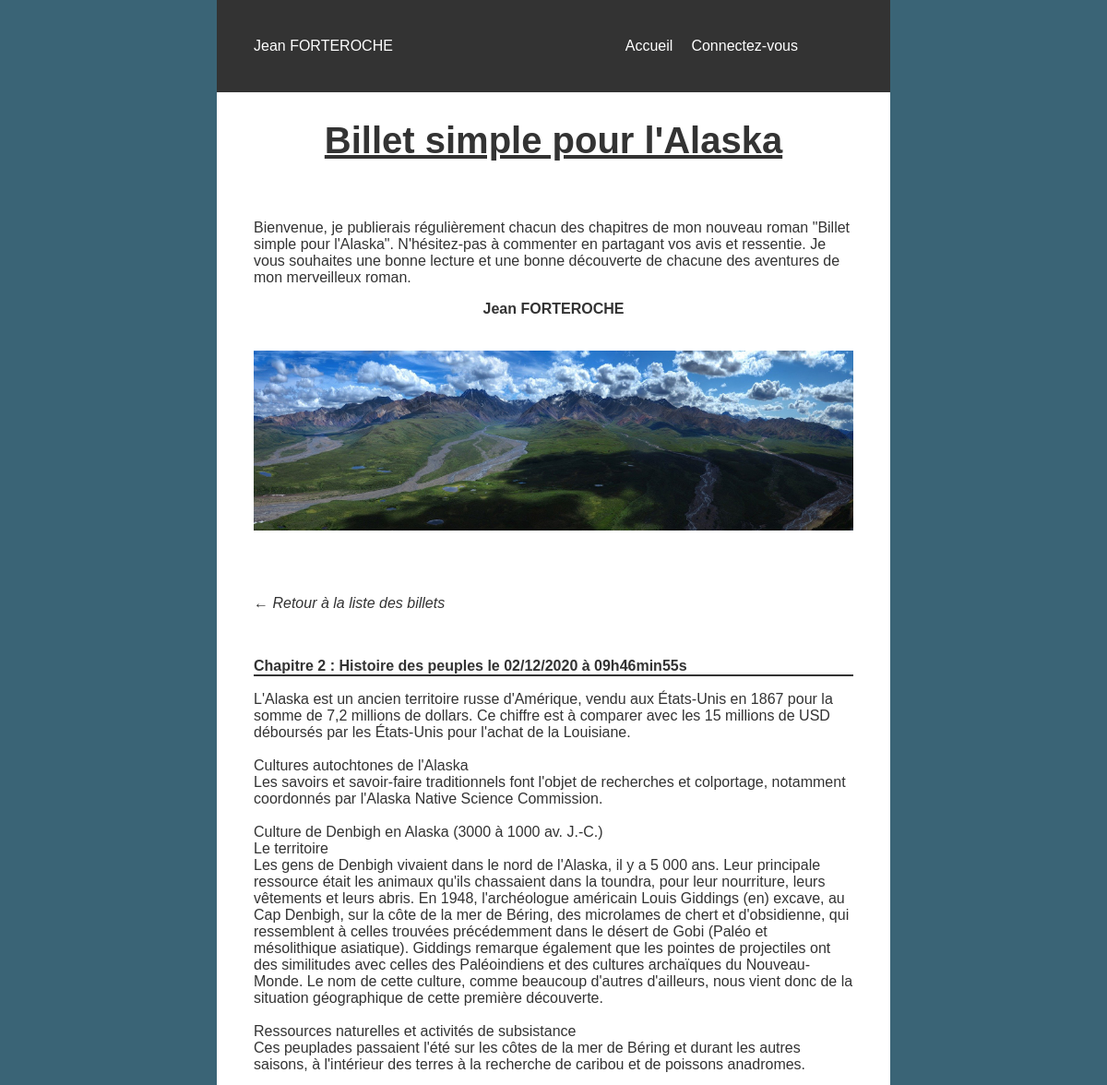
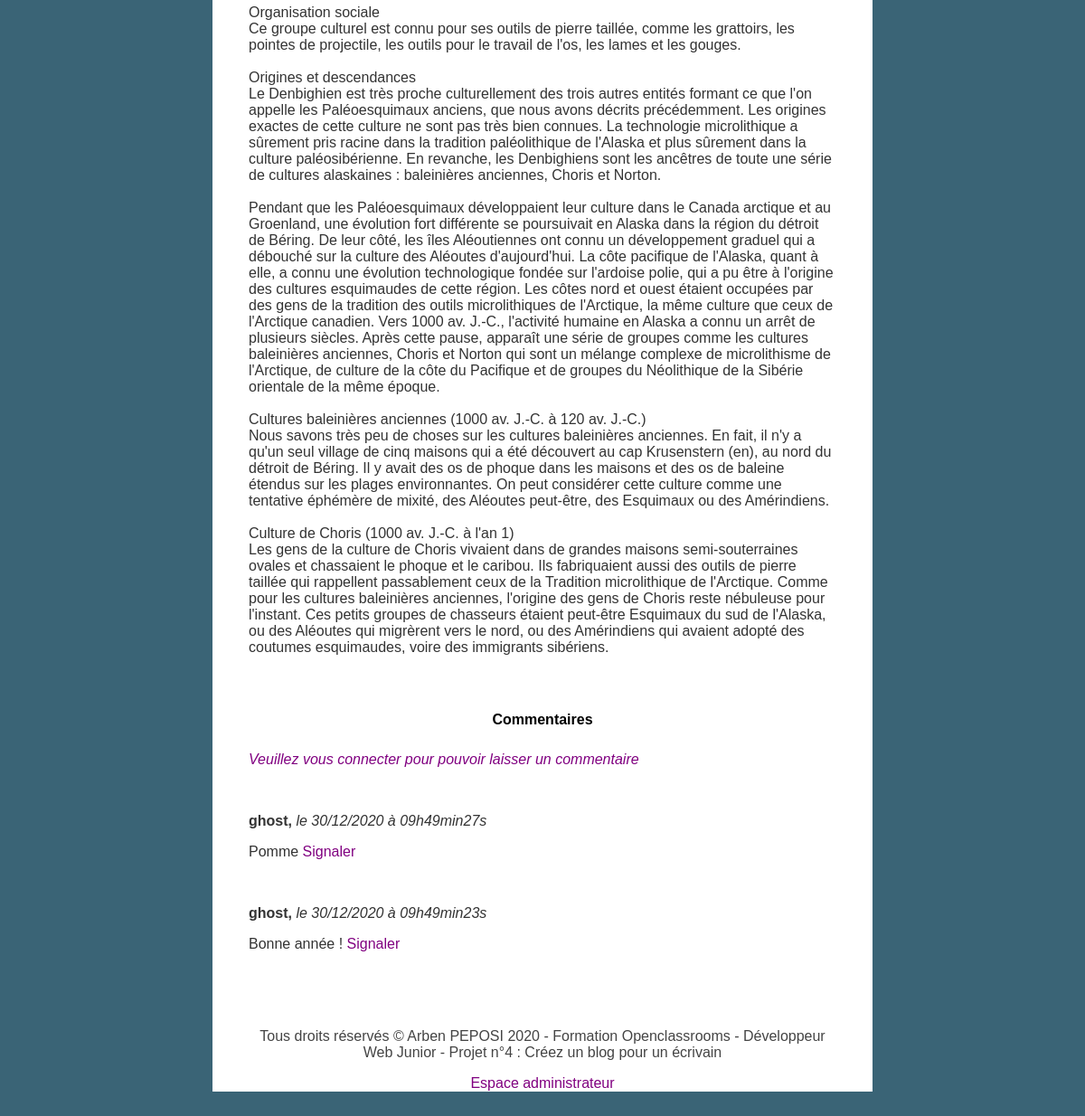
The page /index.php?action=post&id=175 on the database its author committed (2 pictures, top to bottom).
### tables this page shows
CREATE TABLE `post` (
  `id` int(11) NOT NULL AUTO_INCREMENT,
  `title` text NOT NULL,
  `content` text NOT NULL,
  `creation_date` datetime NOT NULL,
  PRIMARY KEY (`id`)
);

CREATE TABLE IF NOT EXISTS `comment` (
  `id` int(11) NOT NULL AUTO_INCREMENT,
  `post_id` int(11) NOT NULL,
  `author` varchar(255) NOT NULL,
  `comment` text NOT NULL,
  `comment_date` datetime NOT NULL,
  `report` tinyint(1) DEFAULT '0',
  PRIMARY KEY (`id`)
);

### Controller/ControllerCRUD.php (called while the page is built, shortened)
<?php
require_once('Model/PostManager.php');
require_once('Model/CommentManager.php');
function read($id)
{
    $postId = new Post();
    $postId->setId($id);
    $postManager = new PostManager();
    $post = $postManager->getPost($postId);
    $commentManager = new CommentManager();
    $comment = $commentManager->getComment($_GET['id']);
    require('View/frontend/PostView.php');
}

### model/PostManager.php (called while the page is built, shortened)
<?php
require_once('Entity/Post.php');
class PostManager
{
    public function getPost($id)
    {
        $connexion = new Manager();
        $db = $connexion->dbConnect();
        $req = $db->prepare('SELECT id, title, content, DATE_FORMAT(creation_date, \'%d/%m/%Y à %Hh%imin%ss\') AS creation_date_fr FROM post WHERE id = :id');
        $req->execute(array(
            "id" => $id->getId()
        ));
        $req->setFetchMode(\PDO::FETCH_CLASS, Post::class);
        $post = $req->fetch();
        return $post;
    }
}

### model/Entity/Post.php (called while the page is built, shortened)
<?php
class Post {
    private $_id;
    public function getId() {
        return $this->_id;
    }
    public function setId($id) {
        $this->_id = $id;
    }
}

### model/CommentManager.php (called while the page is built, shortened)
<?php
class CommentManager {
    public function getComment($postId)
    {
        $connexion = new Manager();
        $db = $connexion->dbConnect();
        $req = $db->prepare('SELECT id, author, comment, report, DATE_FORMAT(comment_date, \'%d/%m/%Y à %Hh%imin%ss\') AS comment_date_fr FROM comment WHERE post_id = ? ORDER BY comment_date DESC');
        $req->setFetchMode(\PDO::FETCH_CLASS, Comment::class);
        $req->execute(array($postId));
        $comment = $req->fetchAll();
        return $comment;
    }
}

### view/frontend/postView.php (the view, shortened to what this page needs)
<?php include('templates/Header.php');?>
<div class="bloc-page">
    <?php include('templates/Intro.php');?>
    <section class="posts">
        <article>
            <p class="return_post"><a href="index.php">&#x2190; Retour à la liste des billets</a></p>
            <br>
            <p class="title"><?= htmlspecialchars_decode(substr($post->title,0,200))?><span> le <?= $post->creation_date_fr ?></span></p>
            <p class="element"><span><?= nl2br(htmlspecialchars_decode($post->content)) ?></span></p>
            <br><br>
            <h2>Commentaires</h2>
                <form action="index.php?action=addComment&amp;id=<?= $post->id ?>" method="post">
                <?php
                if(isset($_SESSION['username'])) {
                    ?> <p><span class="user"><?php print $_SESSION['username'];?></span></p>
                <p>
                <textarea id="comment" name="comment"  rows="4" cols="150" placeholder="Veuillez saisir votre commentaire içi..."> </textarea> <br>
                    <input type="submit" id="submit" name="submit" value="Envoyer"><br>
                </p>
                <?php } else {
                    ?><p><a class="com_if_connect" href="index.php?action=connexion">Veuillez vous connecter pour pouvoir laisser un commentaire </a></p>
                    <?php
                }
                ?>
                </form>
                <br>
                <?php foreach($comment as $data) :  ?>
                <p><strong> <?= htmlspecialchars_decode($data->author) ?>, </strong> <span class="date">le  <?= $data->comment_date_fr?></span></p>
                <p>
                <?php if($data->report == 1) {
                    ?>
                    <p><?= nl2br(htmlspecialchars_decode($data->comment)) ?> <span class="report">(commentaire signalé)</span></p>
                <?php } else {  ?>
                    <p><?= nl2br(htmlspecialchars_decode($data->comment)) ?> <a href="index.php?action=report&amp;id=<?= $data->id ?>"> Signaler</a></p>
                <?php } ?>
                <br>
                <?php
                    endforeach;
                ?>
        </article>
    </section>
    <?php include('templates/Footer.php'); ?>
    <p class="admin"><a href="index.php?action=connexionAdmin">Espace administrateur</a></p>
</div>
 <?php require('templates/Html.php'); ?>

### Public/css/style.css (style rules this page uses)
body { margin: 0; padding: 0; box-sizing: border-box; background: #3A6476; }
* { font-family: sans-serif; font-size: 1em; list-style: none; text-decoration: none; }
a { color: purple; }
p, h1, .return_post a, .writer { color: #333; }
.return_post a, a.com_if_connect, .date { font-style: italic; }
.admin { color: purple; }
article a { color: purple; text-decoration: none; }
nav, .bloc-page { width: 1200px; padding: 0 40px 0 40px; }
.bloc-page { margin: 100px auto 50px auto; height: auto; background: #FFF; }
.title { text-align: left; font-weight: bold; border-bottom: 2px solid #333; }
.description, .posts { text-align: left; }
h2, .connexion p, .inscription p { margin: 0; text-align: center; padding: 10px; }
p.admin { text-align:center; }

### Public/css/responsive.css (style rules this page uses)
@media all and (max-width: 1200px) { nav, .bloc-page { width: 900px; } }
@media all and (max-device-width:992px) { nav, .bloc-page { width: 650px; } }

### rows shown on the page
post: title "Chapitre 2 : Histoire des peuples", content "L'Alaska est un ancien territoire russe d'Amérique, vendu aux États-Unis en 1867 pour la somme de 7,2 millions de dollars. Ce chiffre est à comparer avec les 15 millions de USD déboursés par les États-Unis pour l'achat de la Louisiane. Cultures autochtones de l'Alaska Les savoirs et savoir-faire traditionnels font l'objet de recherches et colportage, notamment coordonnés par l'Alaska Native Science Commission. Culture de Denbigh en Alaska (3000 à 1000 av. J.-C.) Le territoire Les gens de Denbigh vivaient dans le nord de l'Alaska, il y a 5 000 ans. Leur principale ressource était les animaux qu'ils chassaient dans la toundra, pour leur nourriture, leurs vêtements et leurs abris. En 1948,…"
comment: author "ghost", comment_date_fr "30/12/2020 à 09h49min27s", comment "Pomme"
comment: author "ghost", comment_date_fr "30/12/2020 à 09h49min23s", comment "Bonne année !"

### other values the page prints
$post->creation_date_fr "02/12/2020 à 09h46min55s"
